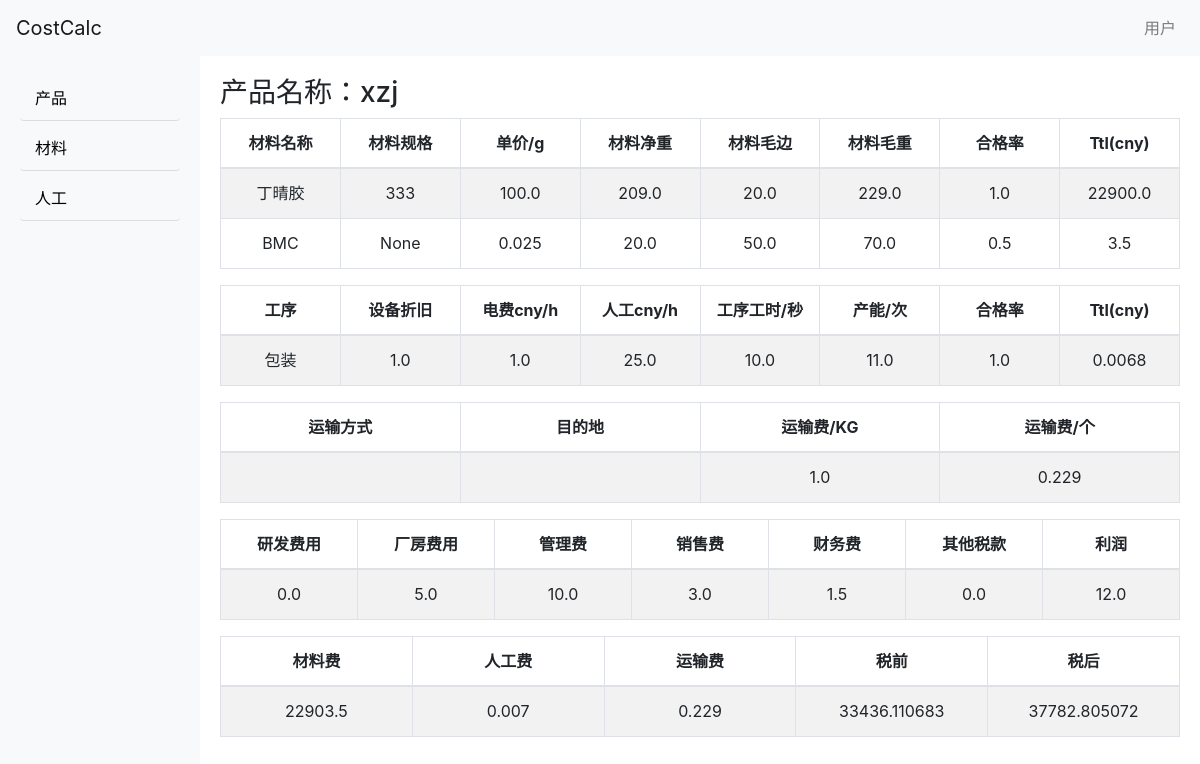
The app's page /product/5/detail with its own data.
### costcalc/models.py (models this page shows, shortened)
class Product(db.Model):
    id = db.Column(db.Integer, primary_key=True)
    name = db.Column(db.String(20), nullable=False)
    user_id = db.Column(db.Integer, db.ForeignKey('user.id')) #定义外键：product表相对于user表为多侧
    user = db.relationship('User', back_populates='products')
    materials = db.relationship('ProductMaterial') #定义关系属性：product表相对于这两张表为一侧
    labors = db.relationship('ProductLabor') #这两张表为中间表，用来构建多对多关系
    trans_method = db.Column(db.String(20),  nullable=True)
    trans_dest = db.Column(db.String(20),  nullable=True)
    trans_cost_kg = db.Column(db.Float, default=1.0)
    dev_coef = db.Column(db.Float, default=0.0)
    fac_coef = db.Column(db.Float, default=5.0)
    admin_coef = db.Column(db.Float, default=10.0)
    sale_coef = db.Column(db.Float, default=3.0)
    finance_coef = db.Column(db.Float, default=1.5)
    tax_coef = db.Column(db.Float, default=0.0)
    profit_coef = db.Column(db.Float, default=12.0)
    @property # 原材料费
    def material_cost(self):
       return sum(pm.ttl for pm in self.materials)
    @property # 人工费
    def labor_cost(self):
        return sum(pl.ttl for pl in self.labors)
    @property # 运输费
    def trans_cost(self):
        total_net_weight = sum(pm.net_weight for pm in self.materials)
        cost = total_net_weight/1000/self.trans_cost_kg
        return cost
    @property # 未税价
    def pre_tax_cost(self):
        cost = self.material_cost + self.labor_cost + self.trans_cost
        coef = self.dev_coef + self.fac_coef + self.admin_coef + self.sale_coef + self.finance_coef + self.tax_coef + self.profit_coef
        return cost/((100-coef)/100)
    @property # 含税价
    def post_tax_cost(self):
        return self.pre_tax_cost*1.13
    @property
    def materials_dict(self):
        return [
            {
                '材料名称': pm.material.name,
                '材料规格': pm.material.spec,
                '单价/g': pm.material.unit_price,
                '材料净重': pm.net_weight,
                '材料毛边': pm.gross_weight,
                '材料毛重': pm.total_weight,
                '合格率': pm.qualification_rate,
                'TTL(CNY)': round(pm.ttl, 4)
            }
            for pm in self.materials
        ]
    @property
    def labors_dict(self):
        return [
            {
                '工序': pl.labor.name,
                '设备折旧': pl.labor.deprec_cost,
                '电费CNY/H': pl.labor.elec_cost,
                '人工CNY/H': pl.labor.labor_cost,
                '工序工时/秒': pl.process_time,
                '产能/次': pl.capacity,
                '合格率': pl.qualification_rate,
                'TTL(CNY)': round(pl.ttl, 4)
            }
            for pl in self.labors
        ]
    @property
    def trans_dict(self):
        return {
            '运输方式': self.trans_method,
            '目的地': self.trans_dest,
            '运输费/KG': self.trans_cost_kg,
            '运输费/个': self.trans_cost
        }
    @property
    def coef_dict(self):
        return {
            '研发费用': self.dev_coef,
            '厂房费用': self.fac_coef,
            '管理费': self.admin_coef,
            '销售费': self.sale_coef,
            '财务费': self.finance_coef,
            '其他税款': self.tax_coef,
            '利润': self.profit_coef
        }
    @property
    def cost_dict(self):
        return {
            '材料费': round(self.material_cost, 3),
            '人工费': round(self.labor_cost, 3),
            '运输费': round(self.trans_cost, 3),
            '税前': round(self.pre_tax_cost, 6),
            '税后': round(self.post_tax_cost, 6)
        }

class Material(db.Model):
    id = db.Column(db.Integer, primary_key=True)
    name = db.Column(db.String(20), nullable=False)
    spec = db.Column(db.String(20))
    unit_price = db.Column(db.Float, default = 0.0)

class ProductMaterial(db.Model):
    product_id = db.Column(db.Integer, db.ForeignKey('product.id'), primary_key=True)
    material_id = db.Column(db.Integer, db.ForeignKey('material.id'), primary_key=True)
    material = db.relationship('Material') #这两行是多对一关系的写法
    net_weight = db.Column(db.Float, default = 0.0)
    gross_weight = db.Column(db.Float, default = 0.0)
    qualification_rate = db.Column(db.Float, default = 1.0)
    @property
    def total_weight(self):
        return self.net_weight + self.gross_weight
    @property
    def ttl(self):
        return self.total_weight * self.material.unit_price / self.qualification_rate

class Labor(db.Model):
    id = db.Column(db.Integer, primary_key=True)
    name = db.Column(db.String(20), nullable=False)
    deprec_cost = db.Column(db.Float, default = 0.0)
    elec_cost = db.Column(db.Float, default = 0.0)
    labor_cost = db.Column(db.Float, default = 0.0)

class ProductLabor(db.Model):
    product_id = db.Column(db.Integer, db.ForeignKey('product.id'), primary_key=True)
    labor_id = db.Column(db.Integer, db.ForeignKey('labor.id'), primary_key=True)
    labor = db.relationship('Labor')
    process_time = db.Column(db.Float, default = 0.0)
    capacity = db.Column(db.Float, default = 0.0)
    qualification_rate = db.Column(db.Float, default = 1.0)
    @property
    def ttl(self):
        sl = self.labor
        return (sl.deprec_cost + sl.elec_cost + sl.labor_cost)* self.process_time /3600/self.capacity/self.qualification_rate

### costcalc/blueprints/products.py (the view)
@products_bp.route('/product/<int:product_id>/detail')
def detail_product(product_id):
    product = Product.query.get_or_404(product_id)
    return render_template('products/detail_product.html', product = product)

### costcalc/templates/products/detail_product.html
{% extends 'base.html' %}
{% macro render_dynamic_table(data) %}
    {% if data %}
        <table class="table table-bordered table-striped">
            <thead>
                {{ render_table_head(data[0]) }}
            </thead>
            <tbody>
                {% for item in data %}
                    {{ render_table_row(item) }}
                {% endfor %}
            </tbody>
        </table>
    {% else %}
        <p>No data available.</p>
    {% endif %}
{% endmacro %}
{% macro render_table_head(item) %}
    <tr>
        {% for key in item.keys() %}
            <th>{{ key | capitalize }}</th>
        {% endfor %}
    </tr>
{% endmacro %}
{% macro render_table_row(item) %}
    <tr>
        {% for key, value in item.items() %}
            <td>{{ value }}</td>
        {% endfor %}
    </tr>
{% endmacro %}
{% macro render_dict_horizontal_table(data) %}
    {% if data %}
        <table class="table table-bordered table-striped">
            <thead>
                <tr>
                    {% for key in data.keys() %}
                        <th>{{ key }}</th>
                    {% endfor %}
                </tr>
            </thead>
            <tbody>
                <tr>
                    {% for value in data.values() %}
                        <td>{{ value }}</td>
                    {% endfor %}
                </tr>
            </tbody>
        </table>
    {% else %}
        <p>No data available.</p>
    {% endif %}
{% endmacro %}
{% block content %}
<h3>产品名称：{{ product.name}}</h3>
{{ render_dynamic_table(product.materials_dict) }}
{{ render_dynamic_table(product.labors_dict) }}
{{ render_dict_horizontal_table(product.trans_dict) }}
{{ render_dict_horizontal_table(product.coef_dict) }}
{{ render_dict_horizontal_table(product.cost_dict)}}
{% endblock %}

### costcalc/templates/base.html (shortened to what this page needs)
<!DOCTYPE html>
<html lang="en">
<head>
    <link href="{{ url_for('static', filename='css/bootstrap.min.css') }}" rel="stylesheet">
    <link href="{{ url_for('static', filename='css/mermaid.min.css') }}" rel="stylesheet">
    <link href="{{ url_for('static', filename='css/style.css') }}" rel="stylesheet">
</head>
<body>
    <nav class="navbar navbar-expand-lg navbar-light bg-light">
        <a class="navbar-brand" href="{{ url_for('products.index') }}">CostCalc</a>
        <div class="collapse navbar-collapse justify-content-end">
            <ul class="navbar-nav">
                <li class="nav-item">
                    <a class="nav-link" href="{{ url_for('auth.login') }}">用户</a>
                </li>
            </ul>
        </div>
    </nav>
    <div class="container-flex">
        <div class="sidebar">
            <ul class="nav flex-column">
                <li class="nav-item">
                    <a class="nav-link nav-link-custom" href="{{ url_for('products.manage_product') }}">产品</a>
                </li>
                <li class="nav-item">
                    <a class="nav-link nav-link-custom" href="{{ url_for('resources.manage_material') }}">材料</a>
                </li>
                <li class="nav-item">
                    <a class="nav-link nav-link-custom" href="{{ url_for('resources.manage_labor') }}">人工</a>
                </li>
            </ul>
        </div>
        <div class="content">
            {% block content %}{% endblock %}
        </div>
    </div>
</body>
</html>

### costcalc/static/css/style.css (style rules this page uses)
body { display: flex; min-height: 100vh; flex-direction: column; }
.container-flex { flex: 1; display: flex; }
.sidebar { width: 200px; background-color: #f8f9fa; padding: 20px; }
.content { flex: 1; padding: 20px; }
.nav-link-custom { display: block; padding: 10px 15px; margin-bottom: 5px; color: #000000; border-bottom: 1px solid #ddd; border-radius: 4px; text-align: start; text-decoration: none; transition: background-color 0.3s, color 0.3s; }
table { width: 100%; table-layout: fixed; }
th, td { width: 100px !important; height: 50px !important; text-align: center; vertical-align: middle; }

### records on screen
Product: name "xzj", trans_cost_kg "1.0", dev_coef "0.0", fac_coef "5.0", admin_coef "10.0", sale_coef "3.0", finance_coef "1.5", tax_coef "0.0", profit_coef "12.0"
Material: name "丁晴胶", spec "333", unit_price "100.0"
ProductMaterial: net_weight "209.0", gross_weight "20.0", qualification_rate "1.0"
Material: name "BMC", unit_price "0.025"
ProductMaterial: net_weight "20.0", gross_weight "50.0", qualification_rate "0.5"
Labor: name "包装", deprec_cost "1.0", elec_cost "1.0", labor_cost "25.0"
ProductLabor: process_time "10.0", capacity "11.0", qualification_rate "1.0"

### other values on screen
{{ key | capitalize }} "材料名称" "材料规格" "单价/g" "材料净重" "材料毛边" "材料毛重" "合格率" "Ttl(cny)" "工序" "设备折旧" "电费cny/h" "人工cny/h" "工序工时/秒" "产能/次" "合格率" "Ttl(cny)"
{{ value }} "229.0" "22900.0" "None" "70.0" "3.5" "0.0068"
{{ key }} "运输方式" "目的地" "运输费/KG" "运输费/个" "研发费用" "厂房费用" "管理费" "销售费" "财务费" "其他税款" "利润" "材料费" "人工费" "运输费" "税前" "税后"
{{ value }} "0.229" "22903.5" "0.007" "0.229" "33436.110683" "37782.805072"
